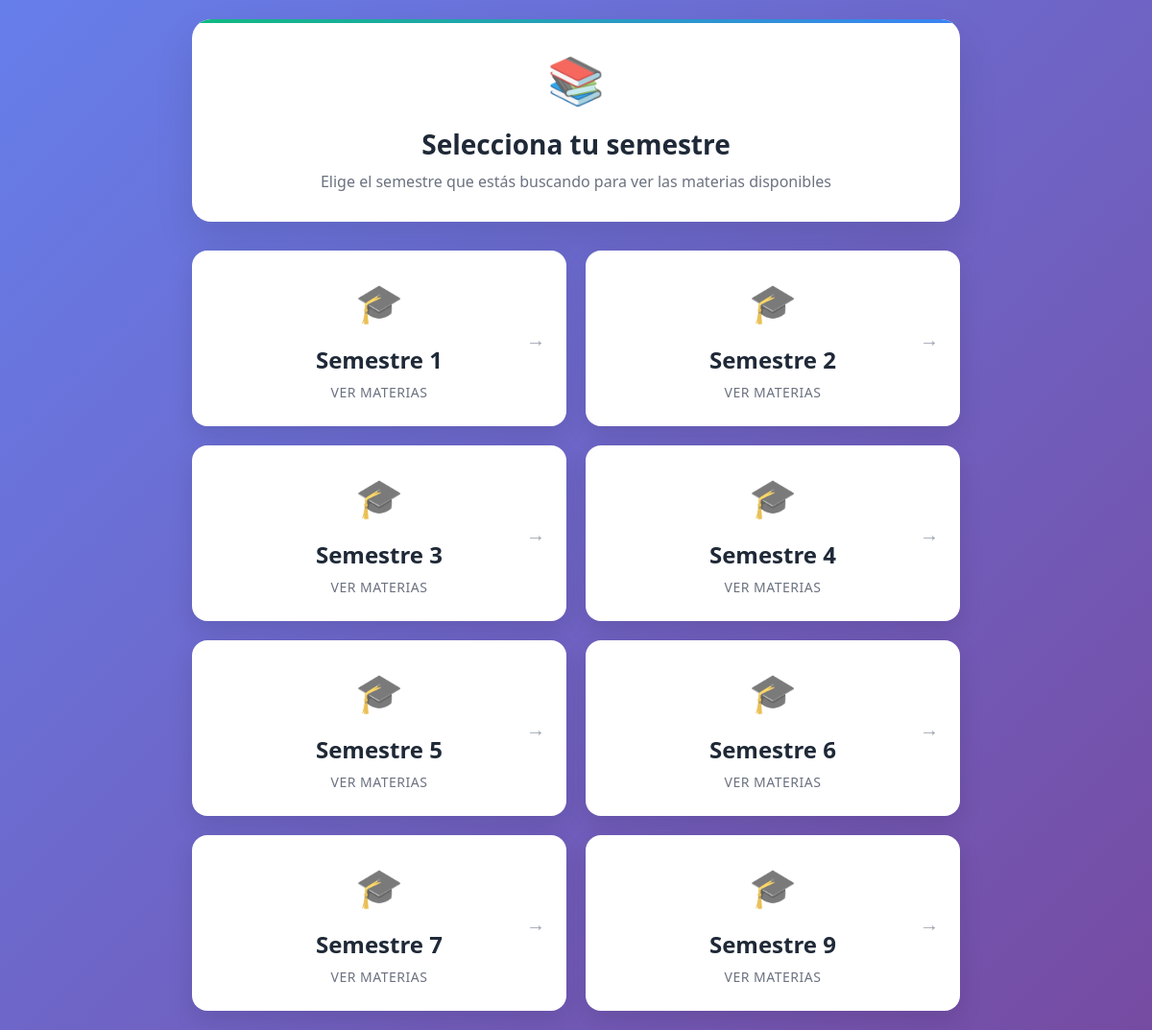
The app's page /semestres/ (signed in) with its own data.
### profesores/models.py (models this page shows, shortened)
class Semestre(models.Model):
    numeroSemestre = models.PositiveIntegerField()

### profesores/views.py (the view)
# urls.py: path('semestres/', views.seleccionar_semestre, name='seleccionar_semestre'),
def seleccionar_semestre(request):
    usuario_id = request.session.get('usuario_id')
    if not usuario_id:
        return redirect('registro')
    semestres = Semestre.objects.all().order_by('numeroSemestre')
    return render(request, 'semestres.html', {'semestres': semestres})

### profesores/templates/semestres.html (shortened to what this page needs)
<!DOCTYPE html>
<html lang="es">
<head>
</head>
<body>
    <div class="container">
        <div class="header">
            <div class="title-section">
                <div class="title-icon">📚</div>
                <h1>Selecciona tu semestre</h1>
                <p class="subtitle">Elige el semestre que estás buscando para ver las materias disponibles</p>
            </div>
        </div>
        <div class="semestres-grid">
            {% for semestre in semestres %}
                <div class="semestre-card">
                    <a href="{% url 'ver_materias' semestre.id %}" class="semestre-link">
                        <div class="semestre-content">
                            <div class="semestre-icon">🎓</div>
                            <div class="semestre-number">Semestre {{ semestre.numeroSemestre }}</div>
                            <div class="semestre-label">Ver materias</div>
                        </div>
                        <div class="arrow-icon">→</div>
                    </a>
                </div>
            {% empty %}
                <div class="empty-state">
                    <div class="empty-icon">📭</div>
                    <div class="empty-title">No hay semestres disponibles</div>
                    <div class="empty-description">Actualmente no hay semestres configurados en el sistema</div>
                </div>
            {% endfor %}
        </div>
    </div>
</body>
</html>

### profesores/templates/semestres.html (style rules this page uses)
* { margin: 0; padding: 0; box-sizing: border-box; }
body { font-family: 'Segoe UI', Tahoma, Geneva, Verdana, sans-serif; background: linear-gradient(135deg, #667eea 0%, #764ba2 100%); min-height: 100vh; padding: 20px; }
.container { max-width: 800px; margin: 0 auto; animation: slideUp 0.6s ease-out; }
.header { background: white; padding: 30px; border-radius: 20px; box-shadow: 0 20px 40px rgba(0, 0, 0, 0.1); margin-bottom: 30px; position: relative; overflow: hidden; }
.header::before { content: ''; position: absolute; top: 0; left: 0; right: 0; height: 4px; background: linear-gradient(90deg, #10b981, #3b82f6); }
.title-section { text-align: center; }
.title-icon { font-size: 48px; margin-bottom: 16px; opacity: 0.8; }
h1 { color: #1f2937; font-size: 28px; font-weight: 700; margin-bottom: 8px; }
.subtitle { color: #6b7280; font-size: 16px; line-height: 1.5; }
.semestres-grid { display: grid; grid-template-columns: repeat(auto-fit, minmax(280px, 1fr)); gap: 20px; margin-top: 20px; }
.semestre-card { background: white; border-radius: 16px; padding: 24px; box-shadow: 0 10px 25px rgba(0, 0, 0, 0.1); transition: all 0.3s ease; position: relative; overflow: hidden; border: 2px solid transparent; }
.semestre-card::before { content: ''; position: absolute; top: 0; left: 0; right: 0; height: 3px; background: linear-gradient(90deg, #10b981, #3b82f6); transform: scaleX(0); transition: transform 0.3s ease; }
.semestre-link { text-decoration: none; color: inherit; display: block; }
.semestre-content { text-align: center; }
.semestre-icon { font-size: 40px; margin-bottom: 16px; opacity: 0.7; }
.semestre-number { font-size: 24px; font-weight: 700; color: #1f2937; margin-bottom: 8px; }
.semestre-label { color: #6b7280; font-size: 14px; font-weight: 500; text-transform: uppercase; letter-spacing: 0.5px; }
.arrow-icon { position: absolute; right: 20px; top: 50%; transform: translateY(-50%); color: #9ca3af; font-size: 20px; transition: all 0.3s ease; }
.semestre-card { animation: fadeInUp 0.6s ease-out forwards; opacity: 0; }
.semestre-card:nth-child(1) { animation-delay: 0.1s; }
.semestre-card:nth-child(2) { animation-delay: 0.2s; }
.semestre-card:nth-child(3) { animation-delay: 0.3s; }
.semestre-card:nth-child(4) { animation-delay: 0.4s; }
.semestre-card:nth-child(5) { animation-delay: 0.5s; }
.semestre-card:nth-child(6) { animation-delay: 0.6s; }

### records on screen
Semestre: numeroSemestre "1"
Semestre: numeroSemestre "2"
Semestre: numeroSemestre "3"
Semestre: numeroSemestre "4"
Semestre: numeroSemestre "5"
Semestre: numeroSemestre "6"
Semestre: numeroSemestre "7"
Semestre: numeroSemestre "9"
